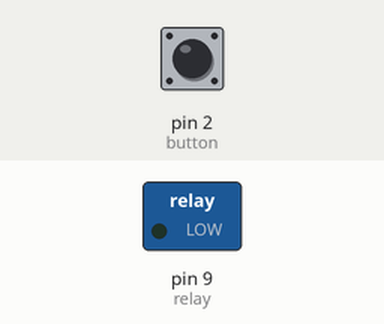
Recording of a sketch running on a simulated Arduino Uno, built with avr-gcc and run on an emulated ATmega328P. On the bench: switched loads named in the sketch (green lamp = pin HIGH). Inputs (shaded band) come from the test bench; at power-on: pin 2 (button) LOW.

Above: at 1.2 s.
1.3 s: pin 2 (button) pulled HIGH for 0.15 s
At 1.37 s:
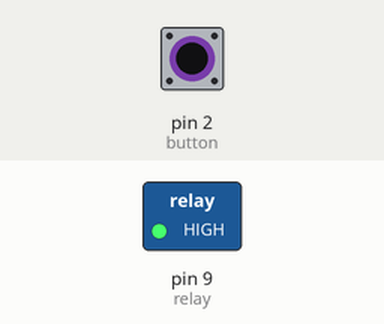
2.9 s: pin 2 (button) pulled HIGH for 3.2 s
At 6.4 s:
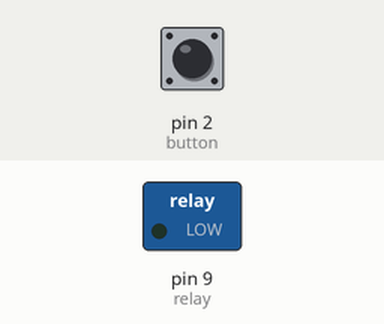
Timing chart, 0 to 7.9 s (numbered marks = the images above; inputs shaded):
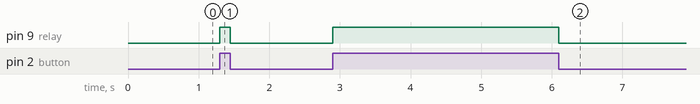

The sketch:

relay.ino
```cpp
int relay = 9;
int button = 2;

void setup() {
  pinMode(relay, OUTPUT);
  pinMode(button, INPUT);
}

void loop() {
  if (digitalRead(button) == HIGH) {
    digitalWrite(relay, HIGH);
  }
  else {
    digitalWrite(relay, LOW);
  }
}
```

Measured:
- after the input at 1.3 s, pin 9 (relay): LOW → HIGH at once, → LOW 0.15 s later
- after the input at 2.9 s, pin 9 (relay): LOW → HIGH at once, → LOW 3.2 s later
